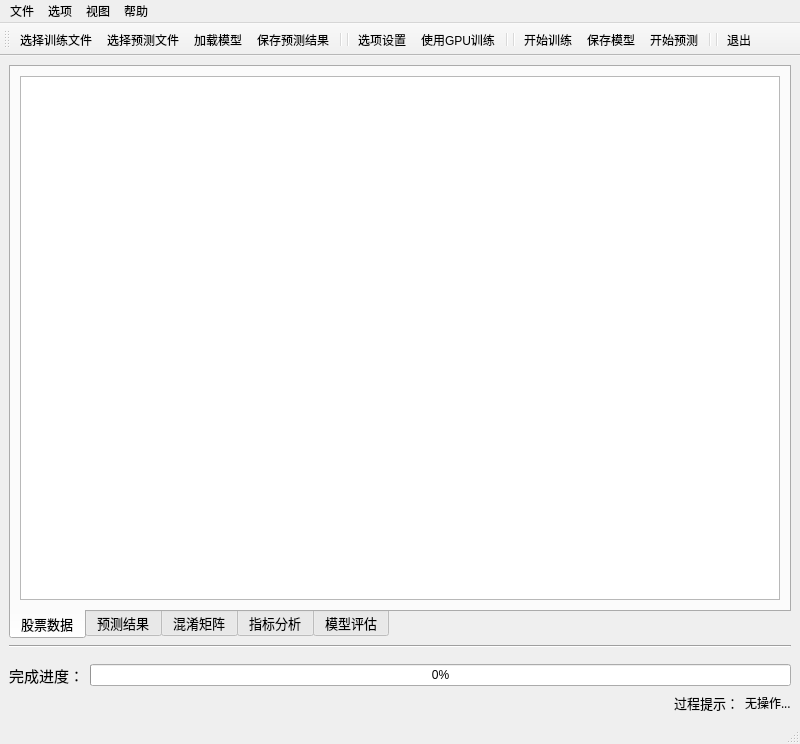
<?xml version="1.0" encoding="UTF-8"?>
<ui version="4.0">
 <class>MainWindow</class>
 <widget class="QMainWindow" name="MainWindow">
  <property name="geometry">
   <rect>
    <x>0</x>
    <y>0</y>
    <width>800</width>
    <height>744</height>
   </rect>
  </property>
  <property name="minimumSize">
   <size>
    <width>800</width>
    <height>744</height>
   </size>
  </property>
  <property name="windowTitle">
   <string>LOB趋势预测系统</string>
  </property>
  <property name="windowIcon">
   <iconset>
    <normaloff>imgs/logo.png</normaloff>imgs/logo.png</iconset>
  </property>
  <widget class="QWidget" name="centralwidget">
   <layout class="QVBoxLayout" name="verticalLayout">
    <item>
     <widget class="QTabWidget" name="tabWidget">
      <property name="font">
       <font>
        <family>Agency FB</family>
        <pointsize>10</pointsize>
        <weight>50</weight>
        <bold>false</bold>
       </font>
      </property>
      <property name="tabPosition">
       <enum>QTabWidget::South</enum>
      </property>
      <property name="tabShape">
       <enum>QTabWidget::Rounded</enum>
      </property>
      <property name="currentIndex">
       <number>0</number>
      </property>
      <widget class="QWidget" name="tab">
       <attribute name="title">
        <string>股票数据</string>
       </attribute>
       <layout class="QVBoxLayout" name="verticalLayout_stock_data">
        <item>
         <widget class="QListWidget" name="listWidget_predict_data"/>
        </item>
       </layout>
      </widget>
      <widget class="QWidget" name="tab_1">
       <attribute name="title">
        <string>预测结果</string>
       </attribute>
       <layout class="QVBoxLayout" name="verticalLayout_2">
        <item>
         <widget class="QListWidget" name="listWidget_predict_result"/>
        </item>
       </layout>
      </widget>
      <widget class="QWidget" name="tab_3">
       <attribute name="title">
        <string>混淆矩阵</string>
       </attribute>
       <layout class="QVBoxLayout" name="verticalLayout_confusion_matrix">
        <item>
         <widget class="QGraphicsView" name="graphicsView_confusion_matrix"/>
        </item>
       </layout>
      </widget>
      <widget class="QWidget" name="tab_4">
       <attribute name="title">
        <string>指标分析</string>
       </attribute>
       <layout class="QVBoxLayout" name="verticalLayout_4" stretch="1,5,1">
        <item>
         <spacer name="horizontalSpacer_3">
          <property name="orientation">
           <enum>Qt::Horizontal</enum>
          </property>
          <property name="sizeHint" stdset="0">
           <size>
            <width>40</width>
            <height>20</height>
           </size>
          </property>
         </spacer>
        </item>
        <item>
         <widget class="QTableWidget" name="tableWidget_metrics_analyse">
          <property name="minimumSize">
           <size>
            <width>600</width>
            <height>340</height>
           </size>
          </property>
          <property name="font">
           <font>
            <family>Arial</family>
            <pointsize>9</pointsize>
            <weight>50</weight>
            <bold>false</bold>
           </font>
          </property>
          <property name="cursor" stdset="0">
           <cursorShape>ArrowCursor</cursorShape>
          </property>
          <property name="mouseTracking">
           <bool>false</bool>
          </property>
          <property name="tabletTracking">
           <bool>false</bool>
          </property>
          <property name="focusPolicy">
           <enum>Qt::ClickFocus</enum>
          </property>
          <property name="autoFillBackground">
           <bool>false</bool>
          </property>
          <property name="frameShape">
           <enum>QFrame::NoFrame</enum>
          </property>
          <property name="frameShadow">
           <enum>QFrame::Plain</enum>
          </property>
          <property name="editTriggers">
           <set>QAbstractItemView::SelectedClicked</set>
          </property>
          <property name="showGrid">
           <bool>true</bool>
          </property>
          <property name="gridStyle">
           <enum>Qt::SolidLine</enum>
          </property>
          <property name="sortingEnabled">
           <bool>true</bool>
          </property>
          <property name="wordWrap">
           <bool>true</bool>
          </property>
          <attribute name="horizontalHeaderCascadingSectionResizes">
           <bool>false</bool>
          </attribute>
          <attribute name="horizontalHeaderMinimumSectionSize">
           <number>224</number>
          </attribute>
          <attribute name="horizontalHeaderDefaultSectionSize">
           <number>224</number>
          </attribute>
          <attribute name="horizontalHeaderHighlightSections">
           <bool>true</bool>
          </attribute>
          <attribute name="horizontalHeaderStretchLastSection">
           <bool>true</bool>
          </attribute>
          <attribute name="verticalHeaderMinimumSectionSize">
           <number>63</number>
          </attribute>
          <attribute name="verticalHeaderDefaultSectionSize">
           <number>63</number>
          </attribute>
          <attribute name="verticalHeaderShowSortIndicator" stdset="0">
           <bool>false</bool>
          </attribute>
          <attribute name="verticalHeaderStretchLastSection">
           <bool>false</bool>
          </attribute>
          <row>
           <property name="text">
            <string>(+1)</string>
           </property>
           <property name="font">
            <font>
             <family>Arial</family>
             <weight>75</weight>
             <bold>true</bold>
            </font>
           </property>
           <property name="textAlignment">
            <set>AlignCenter</set>
           </property>
          </row>
          <row>
           <property name="text">
            <string>(0)</string>
           </property>
           <property name="font">
            <font>
             <weight>75</weight>
             <bold>true</bold>
            </font>
           </property>
           <property name="textAlignment">
            <set>AlignCenter</set>
           </property>
          </row>
          <row>
           <property name="text">
            <string>(-1)</string>
           </property>
           <property name="font">
            <font>
             <weight>75</weight>
             <bold>true</bold>
            </font>
           </property>
           <property name="textAlignment">
            <set>AlignCenter</set>
           </property>
          </row>
          <row>
           <property name="text">
            <string>平均值</string>
           </property>
           <property name="font">
            <font>
             <weight>75</weight>
             <bold>true</bold>
            </font>
           </property>
           <property name="textAlignment">
            <set>AlignCenter</set>
           </property>
          </row>
          <row>
           <property name="text">
            <string>准确率</string>
           </property>
           <property name="font">
            <font>
             <weight>75</weight>
             <bold>true</bold>
            </font>
           </property>
           <property name="textAlignment">
            <set>AlignCenter</set>
           </property>
          </row>
          <column>
           <property name="text">
            <string>精确率</string>
           </property>
           <property name="font">
            <font>
             <weight>75</weight>
             <bold>true</bold>
            </font>
           </property>
           <property name="textAlignment">
            <set>AlignCenter</set>
           </property>
          </column>
          <column>
           <property name="text">
            <string>召回率</string>
           </property>
           <property name="font">
            <font>
             <weight>75</weight>
             <bold>true</bold>
            </font>
           </property>
           <property name="textAlignment">
            <set>AlignCenter</set>
           </property>
          </column>
          <column>
           <property name="text">
            <string>F1值</string>
           </property>
           <property name="font">
            <font>
             <weight>75</weight>
             <bold>true</bold>
            </font>
           </property>
           <property name="textAlignment">
            <set>AlignCenter</set>
           </property>
          </column>
          <item row="0" column="0">
           <property name="text">
            <string/>
           </property>
           <property name="textAlignment">
            <set>AlignCenter</set>
           </property>
           <property name="flags">
            <set>ItemIsSelectable|ItemIsDragEnabled|ItemIsDropEnabled|ItemIsUserCheckable|ItemIsEnabled</set>
           </property>
          </item>
          <item row="0" column="1">
           <property name="text">
            <string/>
           </property>
           <property name="textAlignment">
            <set>AlignCenter</set>
           </property>
          </item>
          <item row="0" column="2">
           <property name="text">
            <string/>
           </property>
           <property name="textAlignment">
            <set>AlignCenter</set>
           </property>
          </item>
         </widget>
        </item>
        <item>
         <spacer name="horizontalSpacer_4">
          <property name="orientation">
           <enum>Qt::Horizontal</enum>
          </property>
          <property name="sizeHint" stdset="0">
           <size>
            <width>40</width>
            <height>20</height>
           </size>
          </property>
         </spacer>
        </item>
       </layout>
      </widget>
      <widget class="QWidget" name="tab_2">
       <attribute name="title">
        <string>模型评估</string>
       </attribute>
       <layout class="QVBoxLayout" name="verticalLayout_5">
        <item>
         <widget class="QListWidget" name="listWidget_model_comment"/>
        </item>
       </layout>
      </widget>
     </widget>
    </item>
    <item>
     <widget class="Line" name="line_2">
      <property name="orientation">
       <enum>Qt::Horizontal</enum>
      </property>
     </widget>
    </item>
    <item>
     <spacer name="horizontalSpacer">
      <property name="orientation">
       <enum>Qt::Horizontal</enum>
      </property>
      <property name="sizeHint" stdset="0">
       <size>
        <width>40</width>
        <height>10</height>
       </size>
      </property>
     </spacer>
    </item>
    <item>
     <layout class="QHBoxLayout" name="layout_process_bar">
      <item>
       <widget class="QLabel" name="label">
        <property name="font">
         <font>
          <family>Agency FB</family>
          <pointsize>11</pointsize>
          <weight>50</weight>
          <bold>false</bold>
         </font>
        </property>
        <property name="frameShape">
         <enum>QFrame::NoFrame</enum>
        </property>
        <property name="frameShadow">
         <enum>QFrame::Plain</enum>
        </property>
        <property name="lineWidth">
         <number>15</number>
        </property>
        <property name="midLineWidth">
         <number>4</number>
        </property>
        <property name="text">
         <string>完成进度：</string>
        </property>
       </widget>
      </item>
      <item>
       <widget class="QProgressBar" name="progressBar">
        <property name="value">
         <number>0</number>
        </property>
        <property name="orientation">
         <enum>Qt::Horizontal</enum>
        </property>
       </widget>
      </item>
     </layout>
    </item>
    <item>
     <layout class="QHBoxLayout" name="horizontalLayout">
      <item>
       <spacer name="horizontalSpacer_2">
        <property name="orientation">
         <enum>Qt::Horizontal</enum>
        </property>
        <property name="sizeHint" stdset="0">
         <size>
          <width>40</width>
          <height>10</height>
         </size>
        </property>
       </spacer>
      </item>
      <item>
       <widget class="QLabel" name="label_2">
        <property name="font">
         <font>
          <family>Agency FB</family>
          <pointsize>10</pointsize>
          <weight>50</weight>
          <bold>false</bold>
         </font>
        </property>
        <property name="frameShape">
         <enum>QFrame::NoFrame</enum>
        </property>
        <property name="frameShadow">
         <enum>QFrame::Plain</enum>
        </property>
        <property name="lineWidth">
         <number>15</number>
        </property>
        <property name="midLineWidth">
         <number>4</number>
        </property>
        <property name="text">
         <string>过程提示：</string>
        </property>
       </widget>
      </item>
      <item>
       <widget class="QLabel" name="label_process_tips">
        <property name="font">
         <font>
          <family>Agency FB</family>
          <pointsize>9</pointsize>
          <weight>50</weight>
          <bold>false</bold>
         </font>
        </property>
        <property name="frameShape">
         <enum>QFrame::NoFrame</enum>
        </property>
        <property name="frameShadow">
         <enum>QFrame::Plain</enum>
        </property>
        <property name="lineWidth">
         <number>15</number>
        </property>
        <property name="midLineWidth">
         <number>4</number>
        </property>
        <property name="text">
         <string>无操作...</string>
        </property>
       </widget>
      </item>
     </layout>
    </item>
   </layout>
  </widget>
  <widget class="QMenuBar" name="menubar">
   <property name="geometry">
    <rect>
     <x>0</x>
     <y>0</y>
     <width>800</width>
     <height>25</height>
    </rect>
   </property>
   <widget class="QMenu" name="menu_file">
    <property name="title">
     <string>文件</string>
    </property>
    <addaction name="action_train_file"/>
    <addaction name="separator"/>
    <addaction name="action_predict_file"/>
    <addaction name="separator"/>
    <addaction name="action_load_model"/>
    <addaction name="separator"/>
    <addaction name="action_save_results"/>
    <addaction name="separator"/>
    <addaction name="action_exit"/>
   </widget>
   <widget class="QMenu" name="menu_option">
    <property name="title">
     <string>选项</string>
    </property>
    <widget class="QMenu" name="menu_choose_model">
     <property name="title">
      <string>模型架构</string>
     </property>
     <property name="icon">
      <iconset>
       <normaloff>imgs/choose_model.png</normaloff>imgs/choose_model.png</iconset>
     </property>
     <addaction name="action_model_CNN"/>
     <addaction name="action_model_LSTM"/>
     <addaction name="action_model_CNN_LSTM"/>
    </widget>
    <addaction name="action_option_setting"/>
    <addaction name="separator"/>
    <addaction name="menu_choose_model"/>
    <addaction name="separator"/>
    <addaction name="action_use_gpu"/>
    <addaction name="separator"/>
    <addaction name="action_start_train"/>
    <addaction name="separator"/>
    <addaction name="action_start_predict"/>
    <addaction name="separator"/>
    <addaction name="action_save_model"/>
   </widget>
   <widget class="QMenu" name="menu_view">
    <property name="sizePolicy">
     <sizepolicy hsizetype="Expanding" vsizetype="Expanding">
      <horstretch>0</horstretch>
      <verstretch>0</verstretch>
     </sizepolicy>
    </property>
    <property name="title">
     <string>视图</string>
    </property>
    <addaction name="action1"/>
    <addaction name="separator"/>
    <addaction name="action1_2"/>
    <addaction name="separator"/>
    <addaction name="action1_3"/>
    <addaction name="separator"/>
    <addaction name="action1_4"/>
    <addaction name="separator"/>
    <addaction name="action1_5"/>
   </widget>
   <widget class="QMenu" name="menu_help">
    <property name="title">
     <string>帮助</string>
    </property>
    <addaction name="action_document"/>
    <addaction name="separator"/>
    <addaction name="action_about"/>
   </widget>
   <addaction name="menu_file"/>
   <addaction name="menu_option"/>
   <addaction name="menu_view"/>
   <addaction name="menu_help"/>
  </widget>
  <widget class="QStatusBar" name="statusbar"/>
  <widget class="QToolBar" name="toolBar">
   <property name="windowTitle">
    <string>toolBar</string>
   </property>
   <attribute name="toolBarArea">
    <enum>TopToolBarArea</enum>
   </attribute>
   <attribute name="toolBarBreak">
    <bool>false</bool>
   </attribute>
   <addaction name="action_train_file"/>
   <addaction name="action_predict_file"/>
   <addaction name="action_load_model"/>
   <addaction name="action_save_results"/>
   <addaction name="separator"/>
   <addaction name="separator"/>
   <addaction name="action_option_setting"/>
   <addaction name="action_use_gpu"/>
   <addaction name="separator"/>
   <addaction name="separator"/>
   <addaction name="action_start_train"/>
   <addaction name="action_save_model"/>
   <addaction name="action_start_predict"/>
   <addaction name="separator"/>
   <addaction name="separator"/>
   <addaction name="action_exit"/>
  </widget>
  <action name="action_document">
   <property name="icon">
    <iconset>
     <normaloff>imgs/document.png</normaloff>imgs/document.png</iconset>
   </property>
   <property name="text">
    <string>帮助文档</string>
   </property>
  </action>
  <action name="action_about">
   <property name="text">
    <string>关于</string>
   </property>
  </action>
  <action name="action_train_file">
   <property name="checkable">
    <bool>true</bool>
   </property>
   <property name="icon">
    <iconset>
     <normaloff>imgs/open_train_file.png.png</normaloff>imgs/open_train_file.png.png</iconset>
   </property>
   <property name="text">
    <string>选择训练文件</string>
   </property>
  </action>
  <action name="action_predict_file">
   <property name="checkable">
    <bool>true</bool>
   </property>
   <property name="icon">
    <iconset>
     <normaloff>imgs/open_predict_file.png</normaloff>imgs/open_predict_file.png</iconset>
   </property>
   <property name="text">
    <string>选择预测文件</string>
   </property>
  </action>
  <action name="action_save_results">
   <property name="icon">
    <iconset>
     <normaloff>imgs/save_file.png</normaloff>imgs/save_file.png</iconset>
   </property>
   <property name="text">
    <string>保存预测结果</string>
   </property>
   <property name="shortcut">
    <string>Ctrl+S</string>
   </property>
  </action>
  <action name="action_exit">
   <property name="icon">
    <iconset>
     <normaloff>imgs/exit.png</normaloff>imgs/exit.png</iconset>
   </property>
   <property name="text">
    <string>退出</string>
   </property>
  </action>
  <action name="action_use_gpu">
   <property name="checkable">
    <bool>true</bool>
   </property>
   <property name="icon">
    <iconset>
     <normaloff>imgs/use_gpu.png</normaloff>imgs/use_gpu.png</iconset>
   </property>
   <property name="text">
    <string>使用GPU训练</string>
   </property>
  </action>
  <action name="action_option_setting">
   <property name="icon">
    <iconset>
     <normaloff>imgs/option_setting.bmp</normaloff>imgs/option_setting.bmp</iconset>
   </property>
   <property name="text">
    <string>选项设置</string>
   </property>
  </action>
  <action name="action_start_train">
   <property name="icon">
    <iconset>
     <normaloff>imgs/start_train.png</normaloff>imgs/start_train.png</iconset>
   </property>
   <property name="text">
    <string>开始训练</string>
   </property>
  </action>
  <action name="action_start_predict">
   <property name="icon">
    <iconset>
     <normaloff>imgs/logo.png</normaloff>imgs/logo.png</iconset>
   </property>
   <property name="text">
    <string>开始预测</string>
   </property>
  </action>
  <action name="action_save_model">
   <property name="icon">
    <iconset>
     <normaloff>imgs/save_model.png</normaloff>imgs/save_model.png</iconset>
   </property>
   <property name="text">
    <string>保存模型</string>
   </property>
   <property name="shortcut">
    <string>Ctrl+Shift+S</string>
   </property>
  </action>
  <action name="action_model_CNN_LSTM">
   <property name="checkable">
    <bool>true</bool>
   </property>
   <property name="text">
    <string>CNN-LSTM</string>
   </property>
  </action>
  <action name="action_model_CNN">
   <property name="checkable">
    <bool>true</bool>
   </property>
   <property name="text">
    <string>CNN</string>
   </property>
  </action>
  <action name="action_model_LSTM">
   <property name="checkable">
    <bool>true</bool>
   </property>
   <property name="text">
    <string>LSTM</string>
   </property>
  </action>
  <action name="action1">
   <property name="checkable">
    <bool>true</bool>
   </property>
   <property name="text">
    <string>预测数据</string>
   </property>
  </action>
  <action name="action1_2">
   <property name="checkable">
    <bool>true</bool>
   </property>
   <property name="text">
    <string>预测结果</string>
   </property>
  </action>
  <action name="action1_3">
   <property name="checkable">
    <bool>true</bool>
   </property>
   <property name="text">
    <string>模型评估</string>
   </property>
  </action>
  <action name="action1_4">
   <property name="checkable">
    <bool>true</bool>
   </property>
   <property name="text">
    <string>混淆矩阵</string>
   </property>
  </action>
  <action name="action_load_model">
   <property name="icon">
    <iconset>
     <normaloff>imgs/load_model.png</normaloff>imgs/load_model.png</iconset>
   </property>
   <property name="text">
    <string>加载模型</string>
   </property>
  </action>
  <action name="action1_5">
   <property name="checkable">
    <bool>true</bool>
   </property>
   <property name="text">
    <string>指标分析</string>
   </property>
  </action>
 </widget>
 <resources/>
 <connections/>
</ui>
